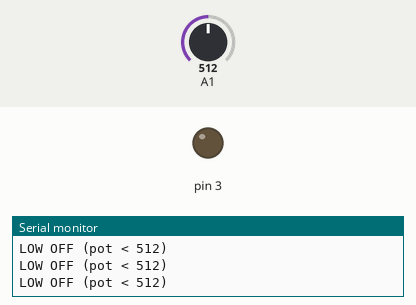
Simulated run of this sketch. Board: Arduino Uno, built with avr-gcc and run on an emulated ATmega328P. Parts: output pins drawn as LEDs (lit = HIGH), the last lines printed to the serial monitor. The inputs (shaded band) are chosen by the test bench; at power-on: A1 = 512.

Above: at 1.2 s.
1.3 s: A1 set to 527
At 1.8 s:
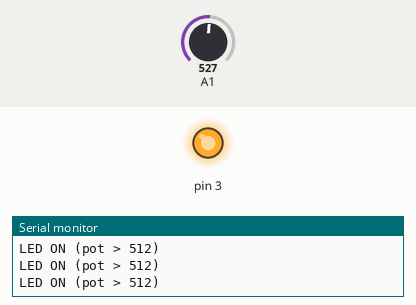
2.8 s: A1 set to 511
At 4.1 s:
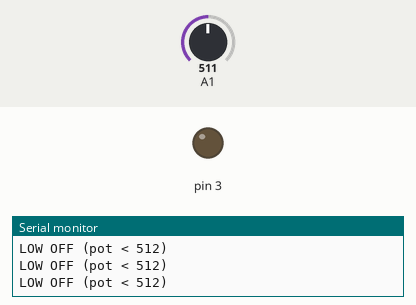
Timing chart, 0 to 5.8 s (numbered marks = the images above; inputs shaded):
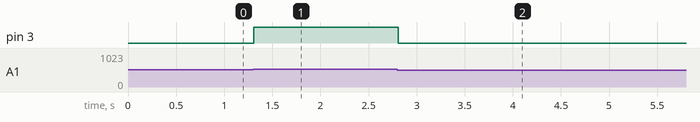

The sketch:

Potentiometer_2.ino
```cpp
void setup() {
  pinMode(3, OUTPUT);
  Serial.begin(9600);
}

void loop() {
  int potValue = analogRead(A1);

  if (potValue > 512) {
    digitalWrite(3, HIGH);
    Serial.println("LED ON (pot > 512)");
  }
  else {
    digitalWrite(3, LOW);
    Serial.println("LOW OFF (pot < 512)");
  }
}
```

Measured:
- the behaviour switches between 512 and 513 on A1 (found by bisection; images 0 and 1)
- after the input at 1.3 s, pin 3: LOW → HIGH at once
- after the input at 2.8 s, pin 3: HIGH → LOW at once
